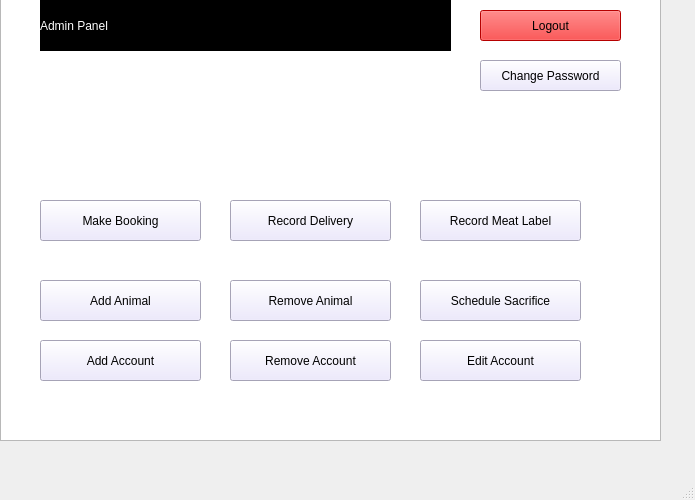
<?xml version="1.0" encoding="UTF-8"?>
<ui version="4.0">
 <class>Admin_Form</class>
 <widget class="QMainWindow" name="Admin_Form">
  <property name="geometry">
   <rect>
    <x>0</x>
    <y>0</y>
    <width>695</width>
    <height>500</height>
   </rect>
  </property>
  <property name="windowTitle">
   <string>Panel</string>
  </property>
  <widget class="QWidget" name="centralwidget">
   <widget class="QGraphicsView" name="graphicsView">
    <property name="geometry">
     <rect>
      <x>0</x>
      <y>-10</y>
      <width>661</width>
      <height>451</height>
     </rect>
    </property>
    <property name="styleSheet">
     <string notr="true">background: url(G:/Final1/Image_Panel.jpg) ;
background-repeat: no-repeat;</string>
    </property>
   </widget>
   <widget class="QPushButton" name="RemoveAccount">
    <property name="geometry">
     <rect>
      <x>230</x>
      <y>340</y>
      <width>161</width>
      <height>41</height>
     </rect>
    </property>
    <property name="styleSheet">
     <string notr="true">background-color:rgb(233, 228, 255);
font: 20pt &quot;Chiller&quot;;
color: rgb(0, 0, 0);


</string>
    </property>
    <property name="text">
     <string>Remove Account</string>
    </property>
   </widget>
   <widget class="QPushButton" name="Add_Account">
    <property name="geometry">
     <rect>
      <x>40</x>
      <y>340</y>
      <width>161</width>
      <height>41</height>
     </rect>
    </property>
    <property name="styleSheet">
     <string notr="true">background-color:rgb(233, 228, 255);
font: 20pt &quot;Chiller&quot;;
color: rgb(0, 0, 0);


</string>
    </property>
    <property name="text">
     <string>Add Account</string>
    </property>
   </widget>
   <widget class="QPushButton" name="ChangePassword">
    <property name="geometry">
     <rect>
      <x>480</x>
      <y>60</y>
      <width>141</width>
      <height>31</height>
     </rect>
    </property>
    <property name="styleSheet">
     <string notr="true">background-color:rgb(233, 228, 255);
font: 20pt &quot;Chiller&quot;;
color: rgb(0, 0, 0);


</string>
    </property>
    <property name="text">
     <string>Change Password</string>
    </property>
   </widget>
   <widget class="QLabel" name="FDO_Title">
    <property name="geometry">
     <rect>
      <x>40</x>
      <y>0</y>
      <width>411</width>
      <height>51</height>
     </rect>
    </property>
    <property name="styleSheet">
     <string notr="true">font: 36pt &quot;Matura MT Script Capitals&quot;;
background-color:black;
color:white;</string>
    </property>
    <property name="text">
     <string>FDO Panel</string>
    </property>
   </widget>
   <widget class="QPushButton" name="EditAccount">
    <property name="geometry">
     <rect>
      <x>420</x>
      <y>340</y>
      <width>161</width>
      <height>41</height>
     </rect>
    </property>
    <property name="styleSheet">
     <string notr="true">background-color:rgb(233, 228, 255);
font: 20pt &quot;Chiller&quot;;
color: rgb(0, 0, 0);


</string>
    </property>
    <property name="text">
     <string>Edit Account</string>
    </property>
   </widget>
   <widget class="QPushButton" name="RecordDelivery">
    <property name="geometry">
     <rect>
      <x>230</x>
      <y>200</y>
      <width>161</width>
      <height>41</height>
     </rect>
    </property>
    <property name="styleSheet">
     <string notr="true">background-color:rgb(233, 228, 255);
font: 20pt &quot;Chiller&quot;;
color: rgb(0, 0, 0);


</string>
    </property>
    <property name="text">
     <string>Record Delivery</string>
    </property>
   </widget>
   <widget class="QPushButton" name="RemoveAnimal">
    <property name="geometry">
     <rect>
      <x>230</x>
      <y>280</y>
      <width>161</width>
      <height>41</height>
     </rect>
    </property>
    <property name="styleSheet">
     <string notr="true">background-color:rgb(233, 228, 255);
font: 20pt &quot;Chiller&quot;;
color: rgb(0, 0, 0);


</string>
    </property>
    <property name="text">
     <string>Remove Animal</string>
    </property>
   </widget>
   <widget class="QLabel" name="Admin_Title">
    <property name="geometry">
     <rect>
      <x>40</x>
      <y>0</y>
      <width>411</width>
      <height>51</height>
     </rect>
    </property>
    <property name="styleSheet">
     <string notr="true">font: 36pt &quot;Matura MT Script Capitals&quot;;
background-color:black;
color:white;</string>
    </property>
    <property name="text">
     <string>Admin Panel</string>
    </property>
   </widget>
   <widget class="QPushButton" name="Logout">
    <property name="geometry">
     <rect>
      <x>480</x>
      <y>10</y>
      <width>141</width>
      <height>31</height>
     </rect>
    </property>
    <property name="styleSheet">
     <string notr="true">background-color:rgb(255, 0, 0);
font: 20pt &quot;Chiller&quot;;
color: rgb(0, 0, 0);


</string>
    </property>
    <property name="text">
     <string>Logout</string>
    </property>
   </widget>
   <widget class="QPushButton" name="RecordMeatLabel">
    <property name="geometry">
     <rect>
      <x>420</x>
      <y>200</y>
      <width>161</width>
      <height>41</height>
     </rect>
    </property>
    <property name="styleSheet">
     <string notr="true">background-color:rgb(233, 228, 255);
font: 20pt &quot;Chiller&quot;;
color: rgb(0, 0, 0);


</string>
    </property>
    <property name="text">
     <string>Record Meat Label</string>
    </property>
   </widget>
   <widget class="QPushButton" name="ScheduleSacrifice">
    <property name="geometry">
     <rect>
      <x>420</x>
      <y>280</y>
      <width>161</width>
      <height>41</height>
     </rect>
    </property>
    <property name="styleSheet">
     <string notr="true">background-color:rgb(233, 228, 255);
font: 20pt &quot;Chiller&quot;;
color: rgb(0, 0, 0);


</string>
    </property>
    <property name="text">
     <string>Schedule Sacrifice</string>
    </property>
   </widget>
   <widget class="QPushButton" name="AddAnimal">
    <property name="geometry">
     <rect>
      <x>40</x>
      <y>280</y>
      <width>161</width>
      <height>41</height>
     </rect>
    </property>
    <property name="styleSheet">
     <string notr="true">background-color:rgb(233, 228, 255);
font: 20pt &quot;Chiller&quot;;
color: rgb(0, 0, 0);


</string>
    </property>
    <property name="text">
     <string>Add Animal</string>
    </property>
   </widget>
   <widget class="QPushButton" name="Make_Booking">
    <property name="geometry">
     <rect>
      <x>40</x>
      <y>200</y>
      <width>161</width>
      <height>41</height>
     </rect>
    </property>
    <property name="styleSheet">
     <string notr="true">background-color:rgb(233, 228, 255);
font: 20pt &quot;Chiller&quot;;
color: rgb(0, 0, 0);


</string>
    </property>
    <property name="text">
     <string>Make Booking</string>
    </property>
   </widget>
   <widget class="QLabel" name="label">
    <property name="geometry">
     <rect>
      <x>60</x>
      <y>70</y>
      <width>61</width>
      <height>16</height>
     </rect>
    </property>
    <property name="styleSheet">
     <string notr="true">font: 12pt &quot;Ravie&quot;;
color:rgb(255, 255, 255)</string>
    </property>
    <property name="text">
     <string>Name:</string>
    </property>
   </widget>
   <widget class="QLabel" name="Name">
    <property name="geometry">
     <rect>
      <x>150</x>
      <y>70</y>
      <width>131</width>
      <height>16</height>
     </rect>
    </property>
    <property name="styleSheet">
     <string notr="true">font: 75 12pt &quot;Kristen ITC&quot;;
color:rgb(255, 255, 255)</string>
    </property>
    <property name="text">
     <string>TextLabel</string>
    </property>
   </widget>
   <widget class="QLabel" name="label_3">
    <property name="geometry">
     <rect>
      <x>10</x>
      <y>110</y>
      <width>121</width>
      <height>21</height>
     </rect>
    </property>
    <property name="styleSheet">
     <string notr="true">font: 12pt &quot;Ravie&quot;;
color:rgb(255, 255, 255)</string>
    </property>
    <property name="text">
     <string>Username:</string>
    </property>
   </widget>
   <widget class="QLabel" name="Username">
    <property name="geometry">
     <rect>
      <x>150</x>
      <y>110</y>
      <width>131</width>
      <height>16</height>
     </rect>
    </property>
    <property name="styleSheet">
     <string notr="true">font: 75 12pt &quot;Kristen ITC&quot;;
color:rgb(255, 255, 255)</string>
    </property>
    <property name="text">
     <string>TextLabel</string>
    </property>
   </widget>
  </widget>
  <widget class="QMenuBar" name="menubar">
   <property name="geometry">
    <rect>
     <x>0</x>
     <y>0</y>
     <width>695</width>
     <height>21</height>
    </rect>
   </property>
  </widget>
  <widget class="QStatusBar" name="statusbar"/>
 </widget>
 <resources/>
 <connections/>
</ui>
